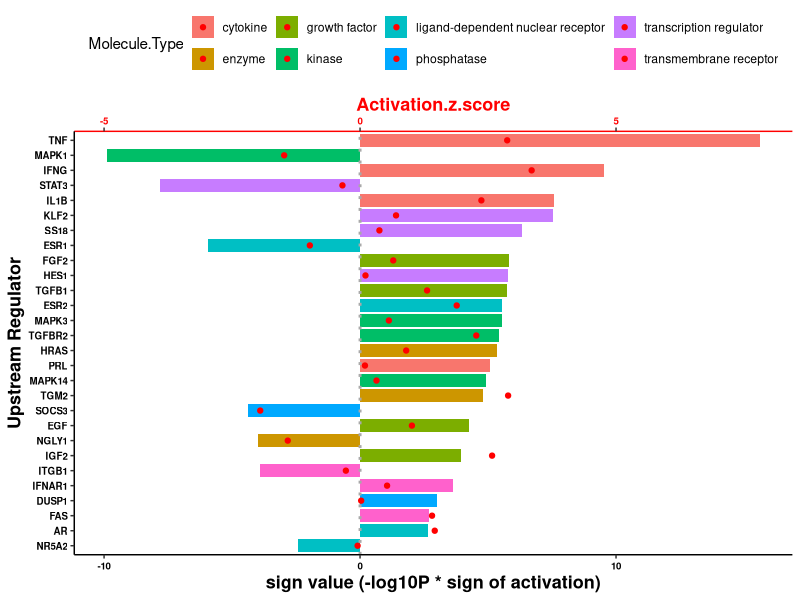
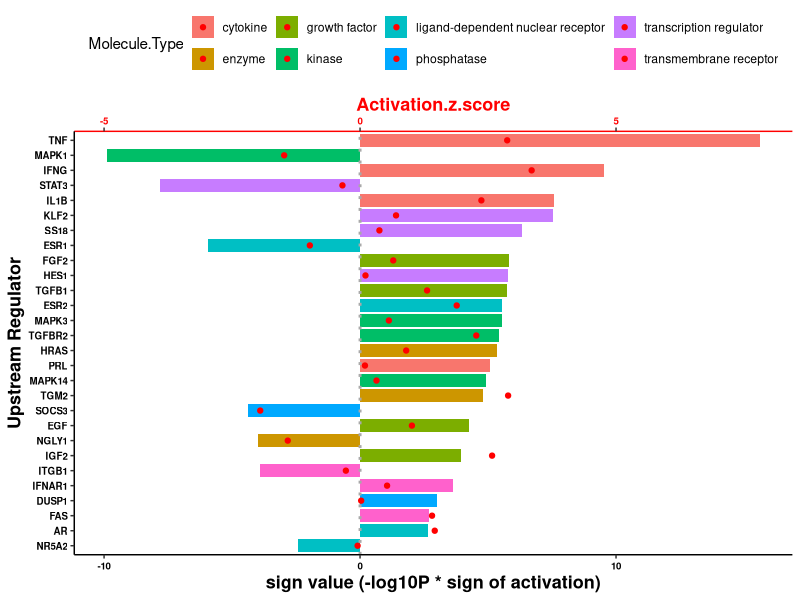

Reproduce these figures in R, in order.
## ---- chunk 1
knitr::opts_chunk$set(echo = TRUE)

## ---- chunk 2
library(stringr)
library(dplyr)
library(ComplexHeatmap)
library(here)
library(ggplot2)
theme_set(theme_classic())
## ---- chunk 3
fileName = "lmp.ola_ctrl_upstream_923.csv"

upstream = read.csv("../rawData/lmp.ola_ctrl_upstream_923.csv", header = T)

#upstream = read.csv("../processedData/IPA/lmp.ola_ctrl_upstream_923.csv", header = T)
upstream$log10P = -log10(upstream$p.value.of.overlap)
upstream$sign.value = sign(upstream$Activation.z.score) * upstream$log10P

types = c("transcription regulator","phosphatase","enzyme","kinase","cytokine","growth factor","ligand-dependent nuclear receptor","transmembrane receptor") #these are the molecule types that are of interest
myList = list()
for (i in types){
  myList[[i]] = upstream[which(upstream$Molecule.Type==i),]
  myList[[i]] = top_n(x = myList[[i]], n = 4, wt = -p.value.of.overlap)
}

my_data = do.call(dplyr::bind_rows, myList)
my_data = dplyr::select(my_data, c("Upstream.Regulator", "Molecule.Type", "Activation.z.score", "sign.value"))

my_data = my_data[!is.na(my_data$Activation.z.score),]

scl = 2

UpstreamRegulatorPlot = 
ggplot(my_data, aes(fill=Molecule.Type)) +
  geom_bar(aes(x = reorder(Upstream.Regulator, abs(sign.value)), y = sign.value), stat = "identity", position = "dodge") + 
  coord_flip()+ geom_point(aes(x = Upstream.Regulator, y = Activation.z.score*scl),colour="red") +
  scale_y_continuous(sec.axis = sec_axis(~./scl, name = "Activation.z.score")) + 
  theme(legend.position = "top",axis.title.x = element_text(size=13, face="bold", colour = "black"),    
    axis.title.y = element_text(size=13, face="bold", colour = "black"),    
    axis.text.x = element_text(size=7, face="bold", colour = "black"), 
    # axis.text.y = element_text(size=12,  colour = "black"), # unbold
    axis.text.y = element_text(size=7, face="bold", colour = "black"),strip.text = element_text(face="bold", size=8),
    axis.line.x.top = element_line(color = "red"), axis.title.x.top = element_text(color = "red"), 
    axis.text.x.top = element_text(color = "red")) +ylab("sign value (-log10P * sign of activation)") + 
    xlab("Upstream Regulator")+ geom_hline(yintercept = 0, linetype="dotted", color = "darkgrey", size=1) 


pdf(file = paste0(gsub(".csv","",fileName), ".pdf"), width = 9, height = 9)
print(UpstreamRegulatorPlot)
dev.off()
print(UpstreamRegulatorPlot)
